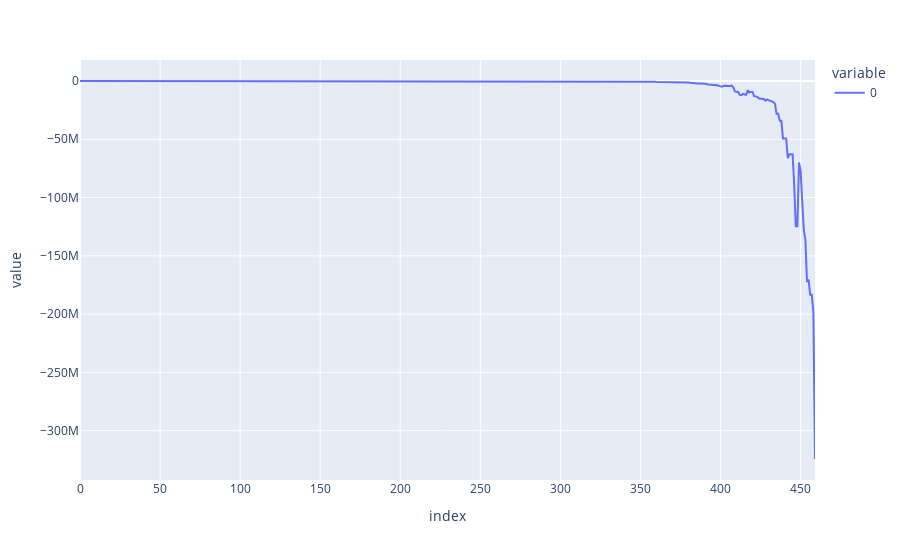

The notebook cell saved with this chart:
### Code cell
px.line(np.array(lr_portfolio))

### Figure 1 — Plotly figure (JSON) as saved in the notebook; plotly's stock layout.template omitted (floating-point values rounded to 4 significant figures; data arrays with more than 128 entries replaced by an {"elided": "..."} marker saying what was removed)
{"data": [{"hovertemplate": "variable=0<br>index=%{x}<br>value=%{y}<extra></extra>", "legendgroup": "0", "line": {"color": "#636efa", "dash": "solid"}, "marker": {"symbol": "circle"}, "mode": "lines", "name": "0", "orientation": "v", "showlegend": true, "type": "scatter", "x": {"elided": "460 int values"}, "xaxis": "x", "y": {"elided": "460 float values"}, "yaxis": "y"}], "layout": {"legend": {"title": {"text": "variable"}, "tracegroupgap": 0}, "margin": {"t": 60}, "xaxis": {"anchor": "y", "domain": [0, 1], "title": {"text": "index"}}, "yaxis": {"anchor": "x", "domain": [0, 1], "title": {"text": "value"}}}}
